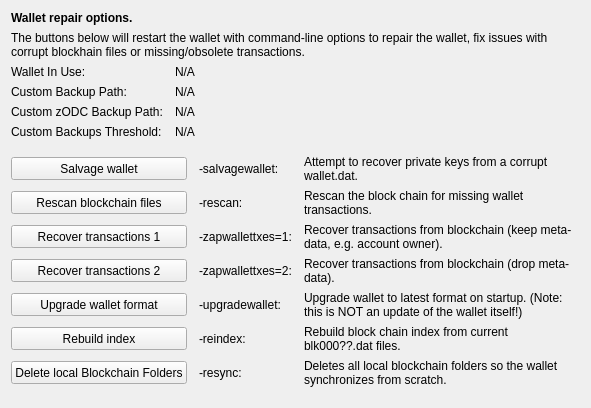
     <widget class="QWidget" name="tab_repair">
      <attribute name="title">
       <string>&amp;Wallet Repair</string>
      </attribute>
      <layout class="QGridLayout" name="gridLayout_4" columnstretch="0,0,0,0">
       <property name="horizontalSpacing">
        <number>12</number>
       </property>
       <item row="0" column="0" colspan="4">
        <widget class="QLabel" name="label_repair_header">
         <property name="font">
          <font>
           <weight>75</weight>
           <bold>true</bold>
          </font>
         </property>
         <property name="text">
          <string>Wallet repair options.</string>
         </property>
        </widget>
       </item>
       <item row="1" column="0" colspan="4">
        <widget class="QLabel" name="label_repair_helptext">
         <property name="font">
          <font>
           <weight>50</weight>
           <bold>false</bold>
          </font>
         </property>
         <property name="text">
          <string>The buttons below will restart the wallet with command-line options to repair the wallet, fix issues with corrupt blockhain files or missing/obsolete transactions.</string>
         </property>
         <property name="wordWrap">
          <bool>true</bool>
         </property>
        </widget>
       </item>
       <item row="2" column="0">
        <widget class="QLabel" name="wallet_path_label">
         <property name="text">
          <string>Wallet In Use:</string>
         </property>
        </widget>
       </item>
       <item row="2" column="1" colspan="3">
        <widget class="QLabel" name="wallet_path">
         <property name="cursor">
          <cursorShape>IBeamCursor</cursorShape>
         </property>
         <property name="text">
          <string>N/A</string>
         </property>
         <property name="textFormat">
          <enum>Qt::PlainText</enum>
         </property>
         <property name="textInteractionFlags">
          <set>Qt::LinksAccessibleByMouse|Qt::TextSelectableByKeyboard|Qt::TextSelectableByMouse</set>
         </property>
        </widget>
       </item>
       <item row="3" column="0">
        <widget class="QLabel" name="wallet_custombackuppath_label">
         <property name="visible">
          <bool>false</bool>
         </property>
         <property name="text">
          <string>Custom Backup Path:</string>
         </property>
        </widget>
       </item>
       <item row="3" column="1" colspan="3">
        <widget class="QLabel" name="wallet_custombackuppath">
         <property name="cursor">
          <cursorShape>IBeamCursor</cursorShape>
         </property>
         <property name="visible">
          <bool>false</bool>
         </property>
         <property name="text">
          <string>N/A</string>
         </property>
         <property name="textFormat">
          <enum>Qt::PlainText</enum>
         </property>
         <property name="textInteractionFlags">
          <set>Qt::LinksAccessibleByMouse|Qt::TextSelectableByKeyboard|Qt::TextSelectableByMouse</set>
         </property>
        </widget>
       </item>
       <item row="4" column="0">
        <widget class="QLabel" name="wallet_customzpivbackuppath_label">
         <property name="visible">
          <bool>false</bool>
         </property>
         <property name="text">
          <string>Custom zODC Backup Path:</string>
         </property>
        </widget>
       </item>
       <item row="4" column="1" colspan="3">
        <widget class="QLabel" name="wallet_customzpivbackuppath">
         <property name="cursor">
          <cursorShape>IBeamCursor</cursorShape>
         </property>
         <property name="visible">
          <bool>false</bool>
         </property>
         <property name="text">
          <string>N/A</string>
         </property>
         <property name="textFormat">
          <enum>Qt::PlainText</enum>
         </property>
         <property name="textInteractionFlags">
          <set>Qt::LinksAccessibleByMouse|Qt::TextSelectableByKeyboard|Qt::TextSelectableByMouse</set>
         </property>
        </widget>
       </item>
       <item row="5" column="0">
        <widget class="QLabel" name="wallet_custombackupthreshold_label">
         <property name="visible">
          <bool>false</bool>
         </property>
         <property name="text">
          <string>Custom Backups Threshold:</string>
         </property>
        </widget>
       </item>
       <item row="5" column="1" colspan="3">
        <widget class="QLabel" name="wallet_custombackupthreshold">
         <property name="cursor">
          <cursorShape>IBeamCursor</cursorShape>
         </property>
         <property name="visible">
          <bool>false</bool>
         </property>
         <property name="text">
          <string>N/A</string>
         </property>
         <property name="textFormat">
          <enum>Qt::PlainText</enum>
         </property>
         <property name="textInteractionFlags">
          <set>Qt::LinksAccessibleByMouse|Qt::TextSelectableByKeyboard|Qt::TextSelectableByMouse</set>
         </property>
        </widget>
       </item>
       <item row="6" column="0">
        <spacer name="verticalSpacer_repair1">
         <property name="orientation">
          <enum>Qt::Vertical</enum>
         </property>
         <property name="sizeHint" stdset="0">
          <size>
           <width>10</width>
           <height>10</height>
          </size>
         </property>
        </spacer>
       </item>
       <item row="7" column="0" colspan="2">
        <widget class="QPushButton" name="btn_salvagewallet">
         <property name="minimumSize">
          <size>
           <width>100</width>
           <height>23</height>
          </size>
         </property>
         <property name="text">
          <string>Salvage wallet</string>
         </property>
        </widget>
       </item>
       <item row="7" column="2">
        <widget class="QLabel" name="label_repair_salvage_command">
         <property name="text">
          <string notr="true">-salvagewallet:</string>
         </property>
        </widget>
       </item>
       <item row="7" column="3">
        <widget class="QLabel" name="label_repair_salvage">
         <property name="text">
          <string>Attempt to recover private keys from a corrupt wallet.dat.</string>
         </property>
         <property name="wordWrap">
          <bool>true</bool>
         </property>
        </widget>
       </item>
       <item row="8" column="0" colspan="2">
        <widget class="QPushButton" name="btn_rescan">
         <property name="minimumSize">
          <size>
           <width>100</width>
           <height>23</height>
          </size>
         </property>
         <property name="text">
          <string>Rescan blockchain files</string>
         </property>
        </widget>
       </item>
       <item row="8" column="2">
        <widget class="QLabel" name="label_repair_rescan_command">
         <property name="text">
          <string notr="true">-rescan:</string>
         </property>
        </widget>
       </item>
       <item row="8" column="3">
        <widget class="QLabel" name="label_repair_rescan">
         <property name="text">
          <string>Rescan the block chain for missing wallet transactions.</string>
         </property>
         <property name="wordWrap">
          <bool>true</bool>
         </property>
        </widget>
       </item>
       <item row="9" column="0" colspan="2">
        <widget class="QPushButton" name="btn_zapwallettxes1">
         <property name="minimumSize">
          <size>
           <width>100</width>
           <height>23</height>
          </size>
         </property>
         <property name="text">
          <string>Recover transactions 1</string>
         </property>
        </widget>
       </item>
       <item row="9" column="2">
        <widget class="QLabel" name="label_repair_zap1_command">
         <property name="text">
          <string notr="true">-zapwallettxes=1:</string>
         </property>
        </widget>
       </item>
       <item row="9" column="3">
        <widget class="QLabel" name="label_repair_zap1">
         <property name="text">
          <string>Recover transactions from blockchain (keep meta-data, e.g. account owner).</string>
         </property>
         <property name="wordWrap">
          <bool>true</bool>
         </property>
        </widget>
       </item>
       <item row="10" column="0" colspan="2">
        <widget class="QPushButton" name="btn_zapwallettxes2">
         <property name="minimumSize">
          <size>
           <width>100</width>
           <height>23</height>
          </size>
         </property>
         <property name="text">
          <string>Recover transactions 2</string>
         </property>
        </widget>
       </item>
       <item row="10" column="2">
        <widget class="QLabel" name="label_repair_zap2_command">
         <property name="text">
          <string notr="true">-zapwallettxes=2:</string>
         </property>
        </widget>
       </item>
       <item row="10" column="3">
        <widget class="QLabel" name="label_repair_zap2">
         <property name="text">
          <string>Recover transactions from blockchain (drop meta-data).</string>
         </property>
         <property name="wordWrap">
          <bool>true</bool>
         </property>
        </widget>
       </item>
       <item row="11" column="0" colspan="2">
        <widget class="QPushButton" name="btn_upgradewallet">
         <property name="minimumSize">
          <size>
           <width>100</width>
           <height>23</height>
          </size>
         </property>
         <property name="text">
          <string>Upgrade wallet format</string>
         </property>
        </widget>
       </item>
       <item row="11" column="2">
        <widget class="QLabel" name="label_repair_upgrade_command">
         <property name="text">
          <string notr="true">-upgradewallet:</string>
         </property>
        </widget>
       </item>
       <item row="11" column="3">
        <widget class="QLabel" name="label_repair_upgrade">
         <property name="text">
          <string>Upgrade wallet to latest format on startup. (Note: this is NOT an update of the wallet itself!)</string>
         </property>
         <property name="wordWrap">
          <bool>true</bool>
         </property>
        </widget>
       </item>
       <item row="12" column="0" colspan="2">
        <widget class="QPushButton" name="btn_reindex">
         <property name="minimumSize">
          <size>
           <width>100</width>
           <height>23</height>
          </size>
         </property>
         <property name="text">
          <string>Rebuild index</string>
         </property>
        </widget>
       </item>
       <item row="12" column="2">
        <widget class="QLabel" name="label_repair_reindex_command">
         <property name="text">
          <string notr="true">-reindex:</string>
         </property>
        </widget>
       </item>
       <item row="12" column="3">
        <widget class="QLabel" name="label_repair_reindex">
         <property name="text">
          <string>Rebuild block chain index from current blk000??.dat files.</string>
         </property>
         <property name="wordWrap">
          <bool>true</bool>
         </property>
        </widget>
       </item>
       <item row="13" column="0" colspan="2">
        <widget class="QPushButton" name="btn_resync">
         <property name="minimumSize">
          <size>
           <width>100</width>
           <height>23</height>
          </size>
         </property>
         <property name="text">
          <string>Delete local Blockchain Folders</string>
         </property>
        </widget>
       </item>
       <item row="13" column="2">
        <widget class="QLabel" name="label_repair_resync_command">
         <property name="text">
          <string>-resync:</string>
         </property>
        </widget>
       </item>
       <item row="13" column="3">
        <widget class="QLabel" name="label_repair_resync">
         <property name="text">
          <string>Deletes all local blockchain folders so the wallet synchronizes from scratch.</string>
         </property>
         <property name="wordWrap">
          <bool>true</bool>
         </property>
        </widget>
       </item>
       <item row="14" column="0">
        <spacer name="verticalSpacer_repair2">
         <property name="orientation">
          <enum>Qt::Vertical</enum>
         </property>
         <property name="sizeHint" stdset="0">
          <size>
           <width>20</width>
           <height>10</height>
          </size>
         </property>
        </spacer>
       </item>
      </layout>
     </widget>
